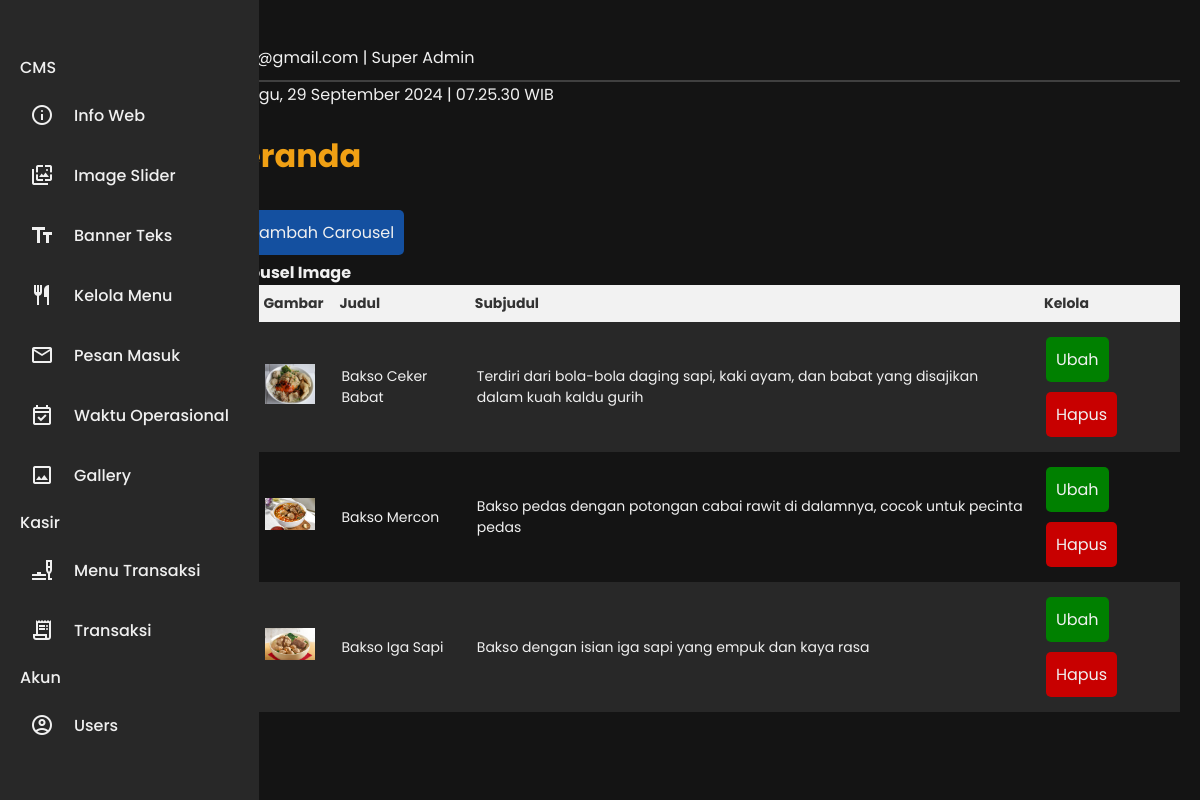
Screenshot of /admin/page.php?page=beranda (signed in) with the database file from the repository.
### tables this page shows
CREATE TABLE `cms_beranda_carousel` (
  `id` int(11) NOT NULL,
  `gambar` varchar(255) NOT NULL,
  `judul` varchar(100) NOT NULL,
  `subjudul` varchar(100) NOT NULL
);

### admin/page/cms/beranda.php (the view, shortened to what this page needs)
<?php
include 'page/template/sidebar.php';
?>
<body>
    <main class="content">
        <?php include 'page/template/header.php'; ?>
        <div>
            <h1 class="judul">Beranda</h1>
            <br>
            <div class="text">
                <a href="page.php?page=tambah-carousel">
                    <button class="tombol-tambah"><i class='bx bx-plus'></i> Tambah Carousel</button>
                </a>
                <br>
                <?php
                $no = 1;
                ?>
                <table>
                    <h4>Carousel Image</h4>
                    <tr>
                        <th>No</th>
                        <th>Gambar</th>
                        <th>Judul</th>
                        <th>Subjudul</th>
                        <th>Kelola</th>
                    </tr>
                    <?php
                    $data = mysqli_query($koneksi, "SELECT * FROM cms_beranda_carousel ORDER BY id DESC");
                    while ($r = mysqli_fetch_array($data)) {
                    ?>
                        <tr>
                            <td><?php echo $no; ?></td>
                            <td><img width="50px" height="auto" src="<?php echo $r['gambar'];?>" ></td>
                            <td><?php echo $r['judul']; ?></td>
                            <td><?php echo $r['subjudul']; ?></td>
                            <td>
                                <a href="page.php?page=ubah-carousel&id=<?php echo $r['id']; ?>"><button style="background-color:green">Ubah</button></a>
                                <a href="action.php?action=hapus-carousel&id=<?php echo $r['id']; ?>"><button style="background-color: var(--red);">Hapus</button></a>
                            </td>
                        </tr>
                    <?php
                        $no++;
                    }
                    ?>
                </table>
            </div>
        </div>
    </main>
</body>

### admin/assets/css/style.css (style rules this page uses)
button { font-size: 1rem; border: none; color: var(--white); border-radius: 5px; padding: 10px; margin: 0 auto; margin-top: 5px; margin-bottom: 5px; cursor: pointer; }
button { color: var(--white); }

### admin/assets/css/style_sidebar.css (style rules this page uses)
* { margin: 0; padding: 0; box-sizing: border-box; font-family: 'L', sans-serif; }
:root { --blue_dark: #1450A0; --blue_light: #2878F0; --gold: #F0A014; --white: #F0F0F0; --black: #141414; --black2: #282828; --red: #C80000; --body-color: #141414; --sidebar-color: #282828; --sidebar-color2: #F0A014; --primary-color: #1450A0; --primary-color-light: #2878F0; --toggle-color: #2878F0; --text-color: #F0F0F0; --tran-03: all 0.2s ease; --tran-03: all 0.3s ease; --tran-04: all 0.3s ease; --tran-05: all 0.3s ease; }
body { min-height: 100vh; background-color: var(--body-color); transition: var(--tran-05); }

### admin/assets/css/style_table.css (style rules this page uses)
table { width: 100%; border-collapse: collapse; border-spacing: 0; margin: 0 auto; color: var(--white); font-size: 14px; }
th { background-color: #f2f2f2; color: #333; font-weight: bold; padding: 8px; text-align: left; }
tr:nth-child(even) { background-color: var(--black2); }
td { padding: 10px; }
td a { text-decoration: none; }

### admin/page/template/sidebar.php (style rules this page uses)
:root { --background-color: #141414; --sidebar-background: #282828; --sidebar-hover-background: #F0F0F0; --text-color: #F0F0F0; --text-hover-color: #123123; --separator-color: #2878F0; --user-profile-border: #F0F0F0; --user-detail-background: #F0F0F0; --gold: #F0A014; --blue_dark: #1450A0; --blue_light: #2878F0; }
* { margin: 0; padding: 0; box-sizing: border-box; font-family: "Poppins", sans-serif; }
body { min-height: 100vh; background: var(--background-color); display: flex; margin: 0; padding: 0; color: var(--text-color) }
.content { margin-left: 85px; padding: 20px; transition: margin-left 0.4s ease; width: 100vw; }
.judul { color: var(--gold); }
button { background-color: var(--blue_dark); }

### rows the page displays
cms_beranda_carousel: gambar (picture), judul "Bakso Ceker Babat", subjudul "Terdiri dari bola-bola daging sapi, kaki ayam, dan babat yang disajikan dalam kuah kaldu gurih"
cms_beranda_carousel: gambar (picture), judul "Bakso Mercon", subjudul "Bakso pedas dengan potongan cabai rawit di dalamnya, cocok untuk pecinta pedas"
cms_beranda_carousel: gambar (picture), judul "Bakso Iga Sapi", subjudul "Bakso dengan isian iga sapi yang empuk dan kaya rasa"

### other values shown
$_SESSION['email'] "apip@gmail.com"
$_SESSION['role'] "Super Admin"
